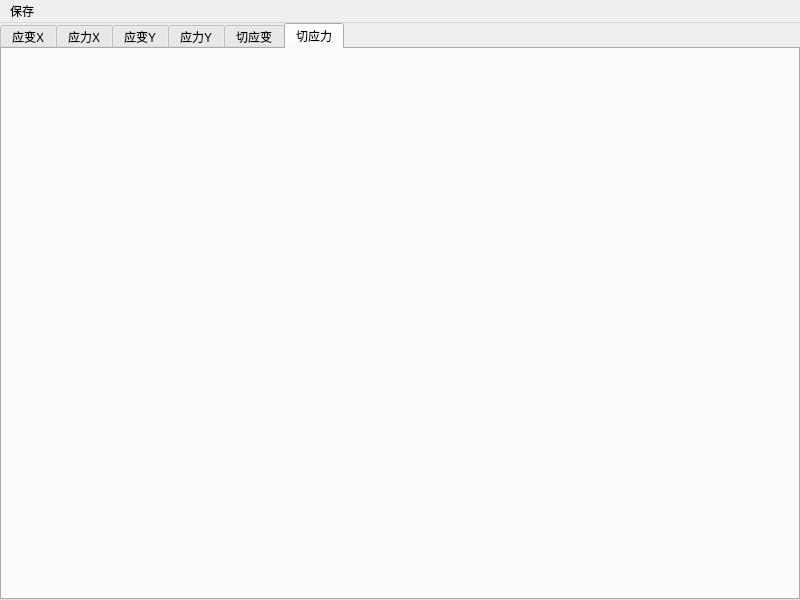
<?xml version="1.0" encoding="UTF-8"?>
<ui version="4.0">
 <class>PostViewClass</class>
 <widget class="QMainWindow" name="PostViewClass">
  <property name="geometry">
   <rect>
    <x>0</x>
    <y>0</y>
    <width>800</width>
    <height>600</height>
   </rect>
  </property>
  <property name="minimumSize">
   <size>
    <width>800</width>
    <height>600</height>
   </size>
  </property>
  <property name="maximumSize">
   <size>
    <width>800</width>
    <height>600</height>
   </size>
  </property>
  <property name="windowTitle">
   <string>PostView</string>
  </property>
  <widget class="QWidget" name="centralWidget">
   <widget class="QTabWidget" name="tabWidget">
    <property name="geometry">
     <rect>
      <x>0</x>
      <y>0</y>
      <width>800</width>
      <height>577</height>
     </rect>
    </property>
    <property name="currentIndex">
     <number>5</number>
    </property>
    <widget class="QWidget" name="ax">
     <attribute name="title">
      <string>应变X</string>
     </attribute>
    </widget>
    <widget class="QWidget" name="sx">
     <attribute name="title">
      <string>应力X</string>
     </attribute>
    </widget>
    <widget class="QWidget" name="ay">
     <attribute name="title">
      <string>应变Y</string>
     </attribute>
    </widget>
    <widget class="QWidget" name="sy">
     <attribute name="title">
      <string>应力Y</string>
     </attribute>
    </widget>
    <widget class="QWidget" name="at">
     <attribute name="title">
      <string>切应变</string>
     </attribute>
    </widget>
    <widget class="QWidget" name="st">
     <attribute name="title">
      <string>切应力</string>
     </attribute>
    </widget>
   </widget>
  </widget>
  <widget class="QMenuBar" name="menuBar">
   <property name="geometry">
    <rect>
     <x>0</x>
     <y>0</y>
     <width>800</width>
     <height>23</height>
    </rect>
   </property>
   <widget class="QMenu" name="menu">
    <property name="title">
     <string>保存</string>
    </property>
    <addaction name="save"/>
   </widget>
   <addaction name="menu"/>
  </widget>
  <action name="save">
   <property name="text">
    <string>保存</string>
   </property>
  </action>
 </widget>
 <layoutdefault spacing="6" margin="11"/>
 <resources/>
 <connections/>
</ui>
